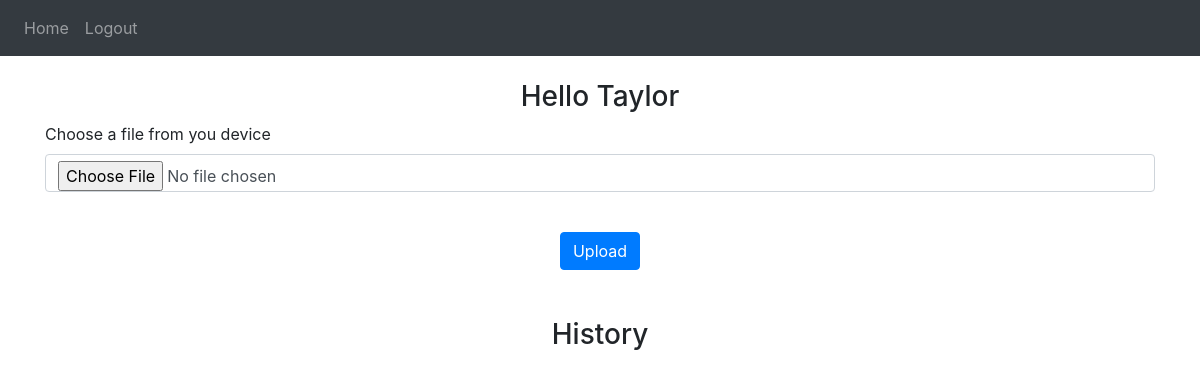
Page / (signed in) on the earlier database version.
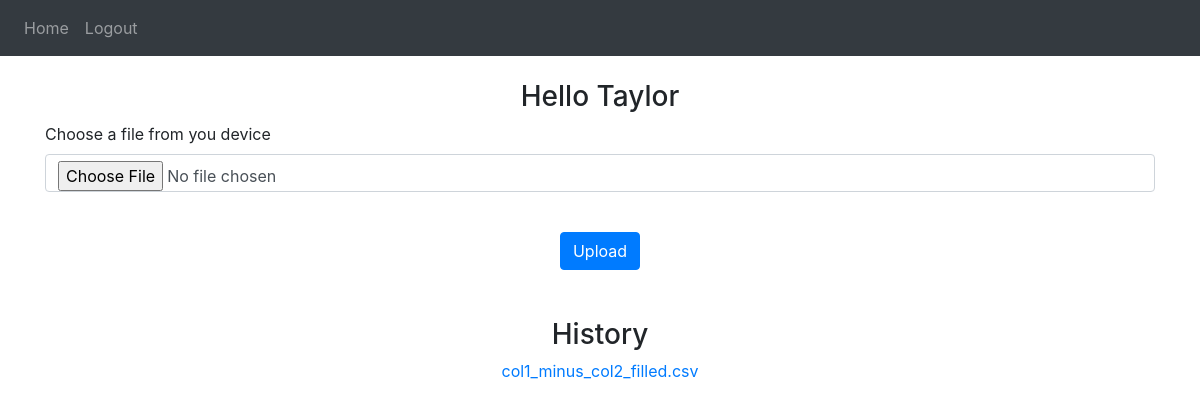
Same page on the later database version.
### website/model.py (models this page shows)
class User(db.Model, UserMixin):
    id = db.Column(db.Integer, primary_key=True)
    email = db.Column(db.String(150), unique=True)
    password = db.Column(db.String(150))
    username = db.Column(db.String(150))
    files = db.relationship('File')

class File(db.Model):
    id = db.Column(db.Integer, primary_key=True)
    file_path = db.Column(db.String(10000))
    user_id = db.Column(db.Integer, db.ForeignKey('user.id'))

### website/views.py (the view, shortened to what this page needs)
@views.route('/', methods=['GET', 'POST'])
@login_required
def home():
  return render_template("home.html", user=current_user)

### website/__init__.py (called while the page is built)
def create_app():
    app = Flask(__name__)
    app.config['SECRET_KEY'] = 'hjshjhdjah kjshkjdhjs'
    app.config['SQLALCHEMY_DATABASE_URI'] = f'sqlite:///{DB_NAME}'
    db.init_app(app)
    from .views import views
    from .auth import auth
    app.register_blueprint(views, url_prefix='/')
    app.register_blueprint(auth, url_prefix='/')
    from .model import User
    with app.app_context():
        db.create_all()
    login_manager = LoginManager()
    login_manager.login_view = 'auth.login'
    login_manager.init_app(app)
    @login_manager.user_loader
    def load_user(id):
        return User.query.get(int(id))
    return app

### website/templates/home.html (shortened to what this page needs)
{% extends "base.html" %}
{% block content %}
<br />
<h3 align="center">Hello {{user.username}}</h3>
<form method="POST" enctype="multipart/form-data">
<div class="form-group">
  <label for="file">Choose a file from you device</label>
  <input
    type="file"
    class="form-control"
    id="file"
    name="file"
    placeholder="Browse"
  />
</div>
<br />
<div align="center">
  <button type="submit" class="btn btn-primary">Upload</button>
</div>
</form>
<br />
<br />
<h3 align="center">History</h3>
<div align="center">
  {% for file in user.files %}
  <a href="{{ url_for('views.output', filename=file.file_path)}}"> {{ file.file_path }}</a>
  <br />
  {% endfor %}
</div>
{% endblock %}

### website/templates/base.html (shortened to what this page needs)
<!DOCTYPE html>
<html>
  <head>
    <link
      rel="stylesheet"
      href="https://stackpath.bootstrapcdn.com/bootstrap/4.4.1/css/bootstrap.min.css"
    />
    <link
      rel="stylesheet"
      href="https://stackpath.bootstrapcdn.com/font-awesome/4.7.0/css/font-awesome.min.css"
    />
  </head>
  <body>
    <nav class="navbar navbar-expand-lg navbar-dark bg-dark">
      <div class="collapse navbar-collapse" id="navbar">
        <div class="navbar-nav">
          {% if user.is_authenticated %}
          <a class="nav-item nav-link" id="home" href="/">Home</a>
          <a class="nav-item nav-link" id="logout" href="/logout">Logout</a>
          {% else %}
          <a class="nav-item nav-link" id="login" href="/login">Login</a>
          <a class="nav-item nav-link" id="signUp" href="/signup">Sign Up</a>
          {% endif %}
        </div>
      </div>
    </nav>
    <div class="container">{% block content %} {% endblock %}</div>
  </body>
</html>

Differences in the rows shown:
added File: file_path "col1_minus_col2_filled.csv"
